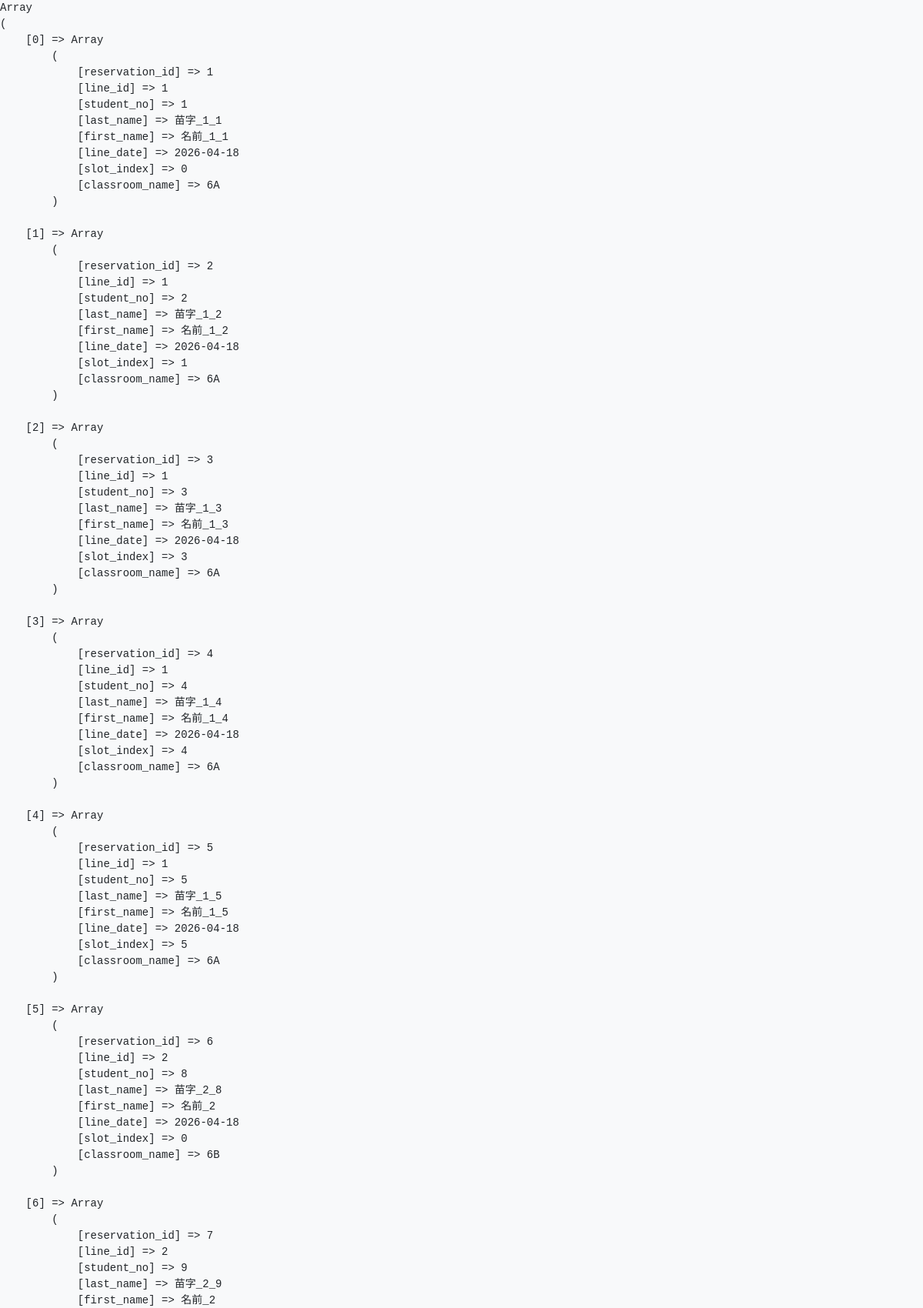
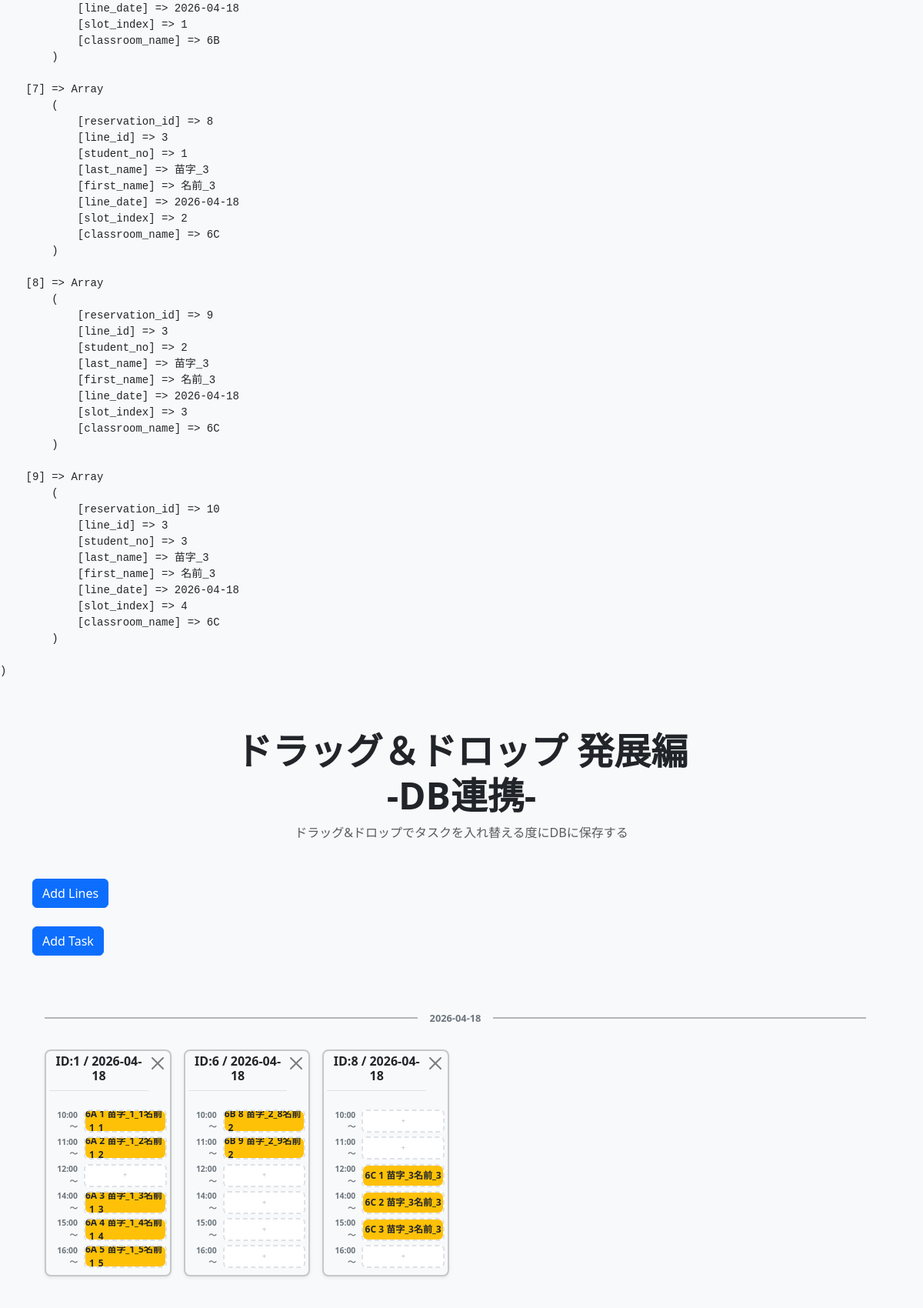
/admin/schedule.php (upper part), run on the app's committed database (2 pictures, top to bottom).
### tables this page shows
CREATE TABLE `carcon_reservations` (
  `id` int(11) NOT NULL,
  `carcon_reservation_detail_id` int(11) NOT NULL,
  `carcon_line_id` int(11) NOT NULL,
  `created_at` datetime NOT NULL DEFAULT current_timestamp(),
  `updated_at` datetime NOT NULL DEFAULT current_timestamp() ON UPDATE current_timestamp()
);

CREATE TABLE `carcon_lines` (
  `id` int(11) NOT NULL,
  `classroom_id` int(11) DEFAULT NULL,
  `carcon_staff_id` int(11) DEFAULT NULL,
  `date` date NOT NULL,
  `created_at` datetime NOT NULL DEFAULT current_timestamp(),
  `updated_at` datetime NOT NULL DEFAULT current_timestamp() ON UPDATE current_timestamp()
);

CREATE TABLE `m_classrooms` (
  `id` int(11) NOT NULL,
  `name` varchar(255) NOT NULL,
  `created_at` datetime NOT NULL DEFAULT current_timestamp(),
  `updated_at` datetime NOT NULL DEFAULT current_timestamp() ON UPDATE current_timestamp()
);

CREATE TABLE `m_students` (
  `id` int(11) NOT NULL,
  `student_no` int(11) NOT NULL,
  `last_name` varchar(255) NOT NULL,
  `first_name` varchar(255) NOT NULL,
  `login_id` varchar(255) NOT NULL,
  `password` varchar(255) NOT NULL,
  `course_id` int(11) NOT NULL,
  `enrollment_id` int(11) NOT NULL,
  `is_deleted` tinyint(1) NOT NULL DEFAULT 0,
  `created_at` datetime NOT NULL DEFAULT current_timestamp(),
  `updated_at` datetime NOT NULL DEFAULT current_timestamp() ON UPDATE current_timestamp()
);

### admin/schedule.php (the view, shortened to what this page needs)
<?php
$db = db_connect();
$sql_student = 'SELECT
    res.id AS reservation_id,
    lin.id AS line_id,  -- carcon_linesのid
    std.student_no,
    std.last_name,
    std.first_name,
    lin.date AS line_date,
    det.slot_index,
    rm.name AS classroom_name
FROM
    carcon_reservations AS res
JOIN
    carcon_reservation_details AS det ON res.carcon_reservation_detail_id = det.id
JOIN
    carcon_lines AS lin ON res.carcon_line_id = lin.id
JOIN
    m_students AS std ON det.student_id = std.id
JOIN
    m_classrooms AS rm ON lin.classroom_id = rm.id';
$stmt_student = $db->prepare($sql_student);
$stmt_student->execute();
$students = $stmt_student->fetchAll(PDO::FETCH_ASSOC);
usort($students, function ($a, $b) {
    return strtotime($a['line_date']) <=> strtotime($b['line_date']);
});
echo '<pre>';
print_r($students);
echo '</pre>';
?>
<!DOCTYPE html>
<html lang="ja">
<head>
  <link href="https://cdn.jsdelivr.net/npm/bootstrap@5.3.3/dist/css/bootstrap.min.css" rel="stylesheet"
>
</head>
<body class="bg-light">
  <main class="container py-5">
    <header class="text-center mb-5">
      <h1 class="display-5 fw-bold">ドラッグ＆ドロップ 発展編<br> -DB連携-</h1>
      <p class="text-muted">ドラッグ&ドロップでタスクを入れ替える度にDBに保存する</p>
    </header>
     <div class="row mb-4 justify-content-center">
      <div class="col">
        <button type="button" class="btn btn-primary" id="open-line-btn">Add Lines</button>
      </div>
    </div>
    <div class="row mb-4 justify-content-center">
      <div class="col">
        <button type="button" class="btn btn-primary" id="open-btn">Add Task</button>
      </div>
    </div>
<div class="row row-cols-1 row-cols-md-6 g-3 mt-4 w-100 px-3">
<?php
$prev_date = null;
?>
<?php
$grouped_students = [];
foreach ($students as $s) {
    $grouped_students[$s['line_id']][] = $s;
    }
?>
  <?php foreach ($grouped_students as $line_id => $current_tasks):?>
  <?php
    $student = $current_tasks[0];
    $current_date = $student['line_date'];
    if ($prev_date !== $current_date): ?>
        <div class="col-12" style="flex: 0 0 100%; max-width: 100%; width: 100%;">
            <div class="d-flex align-items-center mt-4 mb-2">
                <hr class="flex-grow-1 border-secondary border-2 opacity-50">
                <span class="mx-3 fw-bold text-secondary" style="white-space: nowrap; font-size: 0.8rem;">
                    <?= htmlspecialchars($current_date) ?>
                </span>
                <hr class="flex-grow-1 border-secondary border-2 opacity-50">
            </div>
        </div>
    <?php endif; ?>
    <div class="col">
      <div class="status-column border border-2 border-secondary-subtle rounded-3 p-1 bg-light shadow-sm <?= $bg_color_class ?>">
      <div class="d-flex justify-content-between align-items-start mb-3">
        <h2 class="h6 fw-bold text-center border-bottom pb-2 mb-2">
            <?= 'ID:' . htmlspecialchars($student['reservation_id'] . ' / ' . $student['line_date'] ) ?>
          </h2>
            <button class="btn-close delete-status-btn"
                data-id="<?php echo $status['id']; ?>"
                style="font-size: 1.0rem;"></button>
      </div>
        <div class="task-slots">
          <?php
          $hours = ['10:00～', '11:00～', '12:00～', '14:00～', '15:00～', '16:00～'];
          $current_tasks = array_filter($students, function($t) use ($student) {
              return (int)$t['line_id'] === (int)$student['line_id'];
          });
          for ($i = 0; $i < 6; $i++):
              $task = null;
              foreach ($current_tasks as $t) {
                  if (isset($t['slot_index']) && (int)$t['slot_index'] === $i) {
                      $task = $t;
                      break;
                  }
              }
          ?>
            <div class="d-flex align-items-center mb-1">
              <small class="text-secondary fw-bold pe-2" style="width: 45px; text-align: right; font-size: 0.65rem;">
                <?= $hours[$i] ?>
              </small>
              <div class="drop-zone border border-dashed rounded flex-grow-1 d-flex align-items-center justify-content-center"
                   style="height: 30px; background: #fff; border-color: #ddd; overflow: hidden;"
                   data-status-id="<?= $task['line_id'] ?>"
                   data-slot-index="<?= $i ?>"
                   ondragover="event.preventDefault()"
                   ondrop="handleDrop(event)">
                <?php if ($task): ?>
                  <div class="card bg-warning w-100 h-100 task-item border-0 shadow-none d-flex align-items-center justify-content-center"
                       id="task-<?= $task['line_id'] ?>"
                       data-task-id="<?= $task['slot_index'] ?>"
                       draggable="true"
                       ondragstart="handleDragStart(event)"
                       style="cursor: move; font-size: 0.75rem; font-weight: bold;">
                    <?= htmlspecialchars($task['classroom_name'] . ' ' . $task['student_no'] .' '. $task['last_name'] . $task['first_name']); ?>
                  </div>
                <?php else: ?>
                  <span class="text-muted" style="font-size: 0.6rem; opacity: 0.4;">+</span>
                <?php endif; ?>
              </div>
            </div>
          <?php endfor; ?>
        </div>
      </div>
    </div>
  <?php
$prev_date = $current_date;
endforeach; ?>
</div>
  </main>
</body>
</html>

### admin/schedule.php (style rules this page uses)
:root { --drop-zone-bg: #f8f9fa; --drop-zone-border: #dee2e6; --drop-zone-hover: #e9ecef; }
.drop-zone { width: 50%; height: 120px; vertical-align: middle; background-color: var(--drop-zone-bg); border: 2px dashed var(--drop-zone-border) !important; transition: all 0.2s ease; position: relative; }

### data on the page
carcon_reservations: carcon_line.date "2026-04-18", id.date "1 / 2026-04-18", i "10:00～", m_classrooms.name "6A 1 苗字_1_1名前_1_1", i "12:00～"
carcon_reservations: i "11:00～", m_classrooms.name "6A 2 苗字_1_2名前_1_2"
carcon_reservations: i "14:00～", m_classrooms.name "6A 3 苗字_1_3名前_1_3"
carcon_reservations: i "15:00～", m_classrooms.name "6A 4 苗字_1_4名前_1_4"
carcon_reservations: i "16:00～", m_classrooms.name "6A 5 苗字_1_5名前_1_5"
carcon_reservations: id.date "6 / 2026-04-18", i "10:00～", m_classrooms.name "6B 8 苗字_2_8名前_2"
carcon_reservations: i "11:00～", m_classrooms.name "6B 9 苗字_2_9名前_2"
carcon_reservations: id.date "8 / 2026-04-18", i "12:00～", $task['line_id'] 3 (drawn), m_classrooms.name "6C 1 苗字_3名前_3"
carcon_reservations: i "14:00～", $task['line_id'] 3 (drawn), m_classrooms.name "6C 2 苗字_3名前_3"
carcon_reservations: i "15:00～", $task['line_id'] 3 (drawn), m_classrooms.name "6C 3 苗字_3名前_3"

### other printed values
$hours[$i] "12:00～"
$hours[$i] "14:00～"
$hours[$i] "15:00～"
$hours[$i] "16:00～"
$hours[$i] "10:00～"
$hours[$i] "11:00～"
